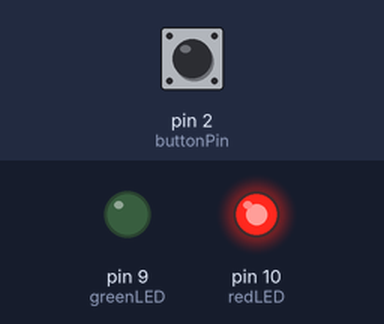
This sketch was run on a simulated Arduino Uno, built with avr-gcc and run on an emulated ATmega328P. Parts: output pins drawn as LEDs (lit = HIGH). The inputs (shaded band) are chosen by the test bench; at power-on: pin 2 (buttonPin) HIGH.

Above: at 1.2 s.
1.3 s: pin 2 (buttonPin) pulled LOW for 0.15 s
At 2.5 s:
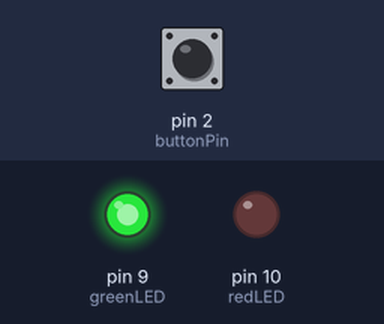
2.9 s: pin 2 (buttonPin) pulled LOW for 1 s
At 3.9 s:
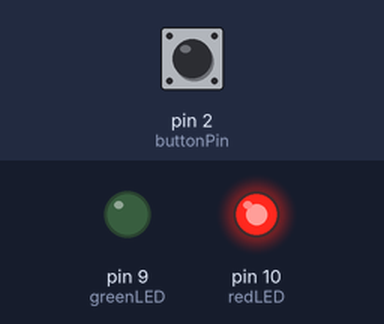
5.4 s: pin 2 (buttonPin) pulled LOW for 3.2 s
At 5.8 s:
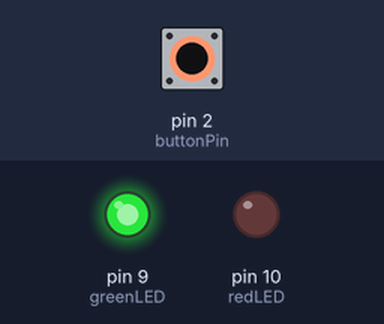
Timing chart, 0 to 8.4 s (numbered marks = the images above; inputs shaded):
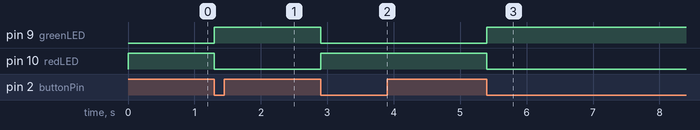

Measured:
- after the input at 1.3 s, pin 9 (greenLED): LOW → HIGH at once; pin 10 (redLED): HIGH → LOW at once
- after the input at 2.9 s, pin 9 (greenLED): HIGH → LOW at once; pin 10 (redLED): LOW → HIGH at once
- after the input at 5.4 s, pin 9 (greenLED): LOW → HIGH at once; pin 10 (redLED): HIGH → LOW at once

The sketch:

Exercise4_1.ino
```cpp
/*
  Flip Flop
  switching between two LEDs using a button

  This example is part of the Fritzing Creator Kit: www.fritzing.org/creator-kit.
*/

int buttonPin=2;                       // Pin where the button is attached
int greenLED=9;                        // Pin where the green LED is attached
int redLED=10;                         // Pin where the red LED is attached

int state=1;                           // store the state of the program : 1 = green, -1 = red
boolean buttonPressed=false;           // stpre if a button was pressed

void setup(){
  pinMode(buttonPin, INPUT);           // button is initialised as INPUT
  pinMode(greenLED, OUTPUT);           // green LED pin is initialised as OUTPUT
  pinMode(redLED, OUTPUT);             // red LED pin is initialised as OUTPUT
}

void loop(){
  if ((digitalRead(buttonPin)==LOW)&&(buttonPressed==false)){  // if the button is pressed and was not pressed before
    buttonPressed=true;                // this line of code stops the state from flipping unnecessarily - see what happens if you comment it out
    state=-state;                      // the state is reversed
  }

  if (digitalRead(buttonPin)==HIGH){   // if the button is not pressed anymore
    buttonPressed=false;               // the flag buttonPressed is set to false
  }

  if (state==-1){                      // if the condition equals -1
    digitalWrite(greenLED, HIGH);      // switch on green LED
    digitalWrite(redLED, LOW);         // switch off red LED
  } else {                             // else
    digitalWrite(greenLED, LOW);       // switch off green LED
    digitalWrite(redLED, HIGH);        // switch on red LED
  }
}
```
